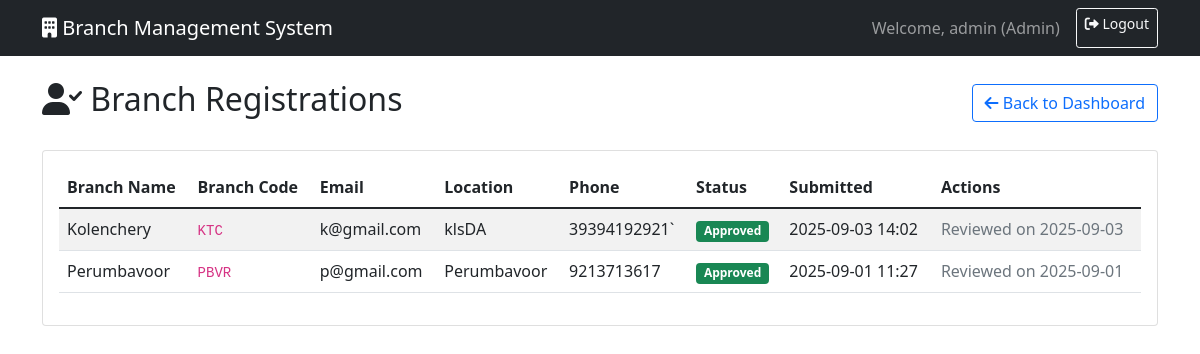
/admin/registrations (signed in), run on the app's committed database.
### models.py (models this page shows, shortened)
class BranchRegistration(db.Model):
    id = db.Column(db.Integer, primary_key=True)
    branch_name = db.Column(db.String(100), nullable=False)
    branch_code = db.Column(db.String(20), nullable=False)
    email = db.Column(db.String(120), nullable=False)
    password = db.Column(db.String(128), nullable=False)
    location = db.Column(db.String(200), nullable=False)
    phone = db.Column(db.String(20), nullable=True)
    status = db.Column(db.String(20), default='pending')  # pending, approved, rejected
    submitted_at = db.Column(db.DateTime, default=datetime.utcnow)
    reviewed_at = db.Column(db.DateTime, nullable=True)
    reviewed_by = db.Column(db.Integer, db.ForeignKey('admin.id'), nullable=True)
    rejection_reason = db.Column(db.Text, nullable=True)
    reviewer = db.relationship('Admin', backref=db.backref('reviewed_registrations', lazy=True))

### routes/admin_routes.py (the view)
@bp.route('/registrations')
@admin_required
def registrations():
    registrations = BranchRegistration.query.order_by(BranchRegistration.submitted_at.desc()).all()
    return render_template('admin/registrations.html', registrations=registrations)

### routes/admin_routes.py (called while the page is built)
def admin_required(f):
    from functools import wraps
    @wraps(f)
    def decorated_function(*args, **kwargs):
        if 'user_type' not in session or session['user_type'] != 'admin':
            flash('Admin access required!', 'error')
            return redirect(url_for('auth.login'))
        return f(*args, **kwargs)
    return decorated_function

### templates/admin/registrations.html (shortened to what this page needs)
{% extends "base.html" %}
{% block content %}
<div class="d-flex justify-content-between align-items-center mb-4">
    <h2>
        <i class="fas fa-user-check"></i> Branch Registrations
    </h2>
    <a href="{{ url_for('admin.dashboard') }}" class="btn btn-outline-primary">
        <i class="fas fa-arrow-left"></i> Back to Dashboard
    </a>
</div>
<div class="card">
    <div class="card-body">
        {% if registrations %}
            <div class="table-responsive">
                <table class="table table-striped">
                    <thead>
                        <tr>
                            <th>Branch Name</th>
                            <th>Branch Code</th>
                            <th>Email</th>
                            <th>Location</th>
                            <th>Phone</th>
                            <th>Status</th>
                            <th>Submitted</th>
                            <th>Actions</th>
                        </tr>
                    </thead>
                    <tbody>
                        {% for registration in registrations %}
                            <tr>
                                <td>{{ registration.branch_name }}</td>
                                <td><code>{{ registration.branch_code }}</code></td>
                                <td>{{ registration.email }}</td>
                                <td>{{ registration.location }}</td>
                                <td>{{ registration.phone or 'N/A' }}</td>
                                <td>
                                    <span class="badge bg-{{ 'warning' if registration.status == 'pending' else 'success' if registration.status == 'approved' else 'danger' }}">
                                        {{ registration.status|title }}
                                    </span>
                                </td>
                                <td>{{ registration.submitted_at.strftime('%Y-%m-%d %H:%M') }}</td>
                                <td>
                                    {% if registration.status == 'pending' %}
                                        <a href="{{ url_for('admin.approve_registration', registration_id=registration.id) }}"
                                           class="btn btn-sm btn-success me-1">
                                            <i class="fas fa-check"></i> Approve
                                        </a>
                                        <button type="button" class="btn btn-sm btn-danger"
                                                data-bs-toggle="modal"
                                                data-bs-target="#rejectModal{{ registration.id }}">
                                            <i class="fas fa-times"></i> Reject
                                        </button>
                                        <div class="modal fade" id="rejectModal{{ registration.id }}" tabindex="-1">
                                            <div class="modal-dialog">
                                                <div class="modal-content">
                                                    <div class="modal-header">
                                                        <h5 class="modal-title">Reject Registration</h5>
                                                        <button type="button" class="btn-close" data-bs-dismiss="modal"></button>
                                                    </div>
                                                    <form method="POST" action="{{ url_for('admin.reject_registration', registration_id=registration.id) }}">
                                                        <div class="modal-body">
                                                            <p>Are you sure you want to reject the registration for <strong>{{ registration.branch_name }}</strong>?</p>
                                                            <div class="mb-3">
                                                                <label for="rejection_reason{{ registration.id }}" class="form-label">Reason (optional):</label>
                                                                <textarea class="form-control" id="rejection_reason{{ registration.id }}"
                                                                         name="rejection_reason" rows="3"></textarea>
                                                            </div>
                                                        </div>
                                                        <div class="modal-footer">
                                                            <button type="button" class="btn btn-secondary" data-bs-dismiss="modal">Cancel</button>
                                                            <button type="submit" class="btn btn-danger">Reject Registration</button>
                                                        </div>
                                                    </form>
                                                </div>
                                            </div>
                                        </div>
                                    {% else %}
                                        <span class="text-muted">
                                            {% if registration.reviewed_at %}
                                                Reviewed on {{ registration.reviewed_at.strftime('%Y-%m-%d') }}
                                            {% endif %}
                                        </span>
                                    {% endif %}
                                </td>
                            </tr>
                        {% endfor %}
                    </tbody>
                </table>
            </div>
        {% else %}
            <div class="text-center py-5">
                <i class="fas fa-user-plus fa-3x text-muted mb-3"></i>
                <h4 class="text-muted">No registration requests</h4>
                <p class="text-muted">No branch registration requests have been submitted yet.</p>
            </div>
        {% endif %}
    </div>
</div>
{% endblock %}

### data on the page
BranchRegistration: branch_name "Kolenchery", branch_code "KTC", email "k@gmail.com", location "klsDA", phone "39394192921`", status "Approved", submitted_at "2025-09-03 14:02", reviewed_at "2025-09-03"
BranchRegistration: branch_name "Perumbavoor", branch_code "PBVR", email "p@gmail.com", location "Perumbavoor", phone "9213713617", status "Approved", submitted_at "2025-09-01 11:27", reviewed_at "2025-09-01"

### other printed values
{{ session.username }} "admin"
{{ session.user_type|title }} "Admin"
